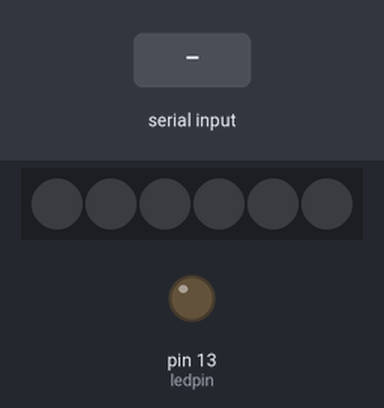
A sketch run on a simulated Arduino Uno, built with avr-gcc and run on an emulated ATmega328P. Shown: 6 RGB LEDs in strip order, left to right, output pins drawn as LEDs (lit = HIGH). The test bench sets the inputs (shaded band). Dim RGB values are drawn brighter than linear.

Above: at 1.2 s.
1.3 s: "1" received over the second serial link
At 2.5 s:
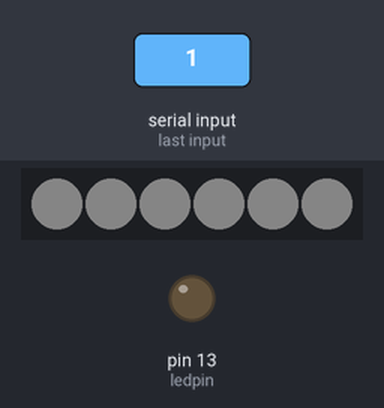
2.8 s: "2" received over the second serial link
At 3.7 s:
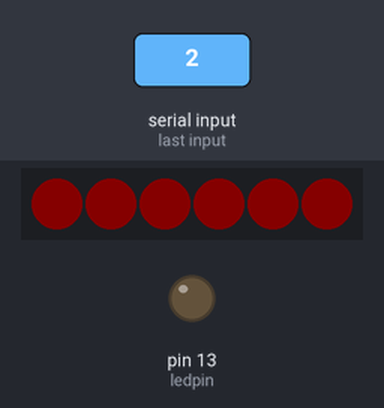
4.3 s: "3" received over the second serial link
At 4.9 s:
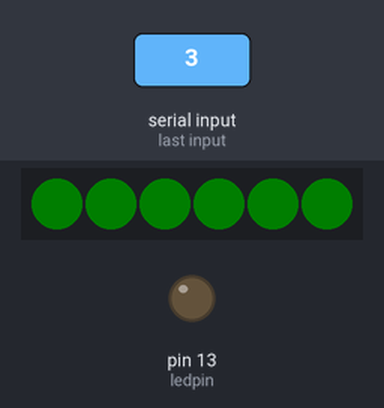
5.8 s: "4" received over the second serial link
At 7.0 s:
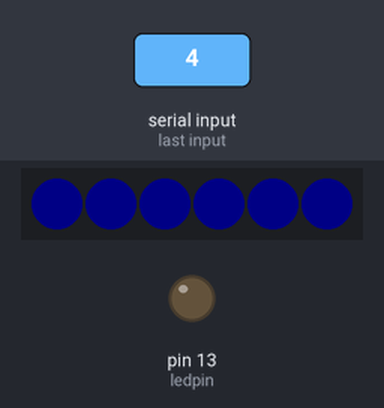
7.3 s: "0" received over the second serial link
At 8.4 s:
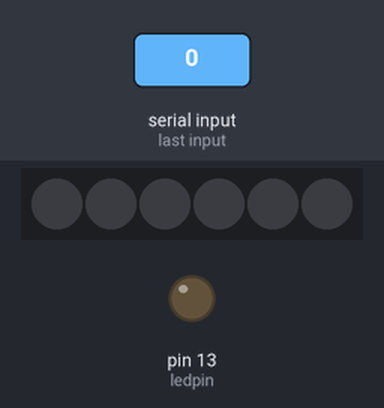
Timing chart, 0 to 9.8 s (numbered marks = the images above; inputs shaded):
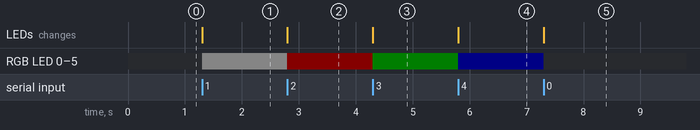

The sketch:

LEDOverBluetooth.ino
```cpp
//modified example code
/*
   Find the outgoing hc06 com port in the bluetooth settings
   connect to the port using putty
   tap 1 and 0 into the console to test leds
*/

#include <FastLED.h>

#define LED_PIN     9
#define NUM_LEDS    6
#define BRIGHTNESS  8
#define LED_TYPE    WS2812B
#define COLOR_ORDER GRB
CRGB leds[NUM_LEDS];

#include <SoftwareSerial.h>// import the serial library

SoftwareSerial BT(5, 6); // RX, TX
int ledpin = 13; // led on D13 will show blink on / off
int BluetoothData; // the data given from Computer

void setup()
{
  // put your setup code here, to run once:
  FastLED.addLeds<LED_TYPE, LED_PIN, COLOR_ORDER>(leds, NUM_LEDS).setCorrection( TypicalLEDStrip );
  FastLED.setBrightness(  BRIGHTNESS );

  BT.begin(57600);
  BT.println("Bluetooth On please press 1 or 0 blink LED ..");
  pinMode(ledpin, OUTPUT);
}

void loop()
{
  // put your main code here, to run repeatedly:
  if (BT.available())
  {
    BluetoothData = BT.read();
    CRGB color = CRGB::Black;

    switch (BluetoothData)
    {
      case '1':
      color = CRGB::White;
      break;
      case '2':
      color = CRGB::Red;
      break;
      case '3':
      color = CRGB::Green;
      break;
      case '4':
      color = CRGB::Blue;
      break;
    }

    for ( int i = 0; i < NUM_LEDS; i++) {
        leds[i] = color;
      }
      FastLED.show();
    delay(100);// prepare for next data ...
  }
}
```

Measured:
- after the input at 1.3 s, RGB LED 0–5: off → RGB(8, 8, 8) at once; the LEDs: change at once (image 1)
- after the input at 2.8 s, RGB LED 0–5: RGB(8, 8, 8) → RGB(8, 0, 0) at once; the LEDs: change at once (image 2)
- after the input at 4.3 s, RGB LED 0–5: RGB(8, 0, 0) → RGB(0, 4, 0) at once; the LEDs: change at once (image 3)
- after the input at 5.8 s, RGB LED 0–5: RGB(0, 4, 0) → RGB(0, 0, 8) at once; the LEDs: change at once (image 4)
- after the input at 7.3 s, RGB LED 0–5: RGB(0, 0, 8) → off at once; the LEDs: change at once (image 5)
